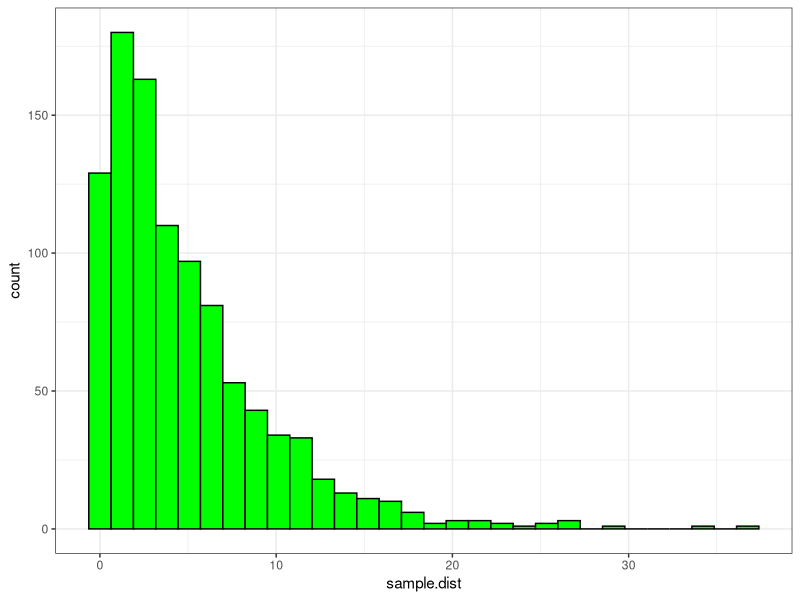
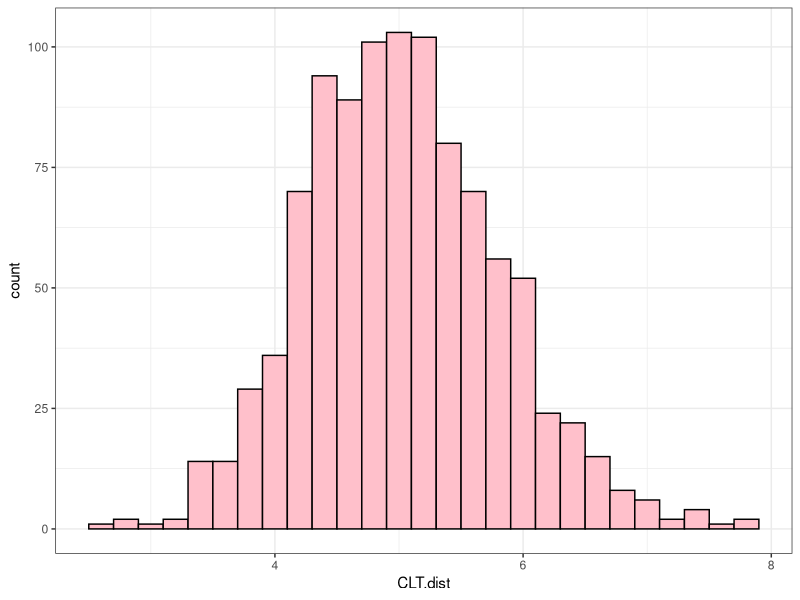
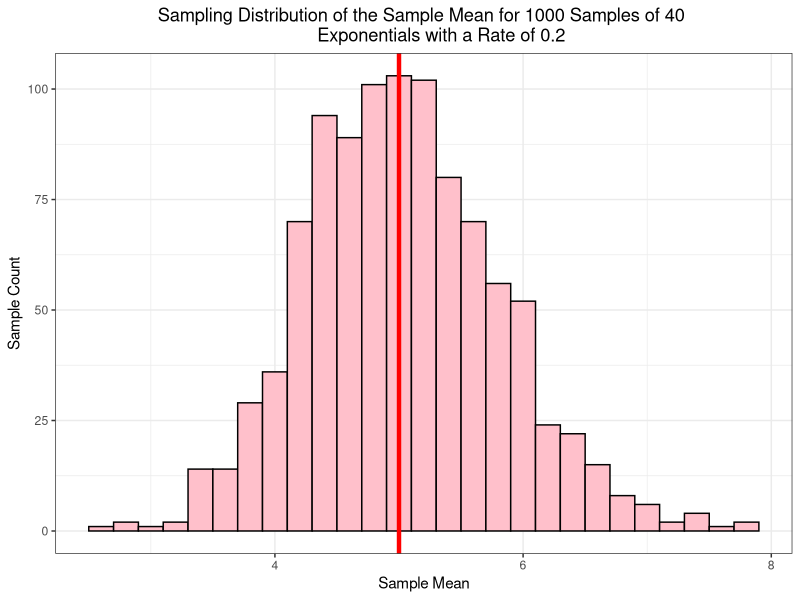
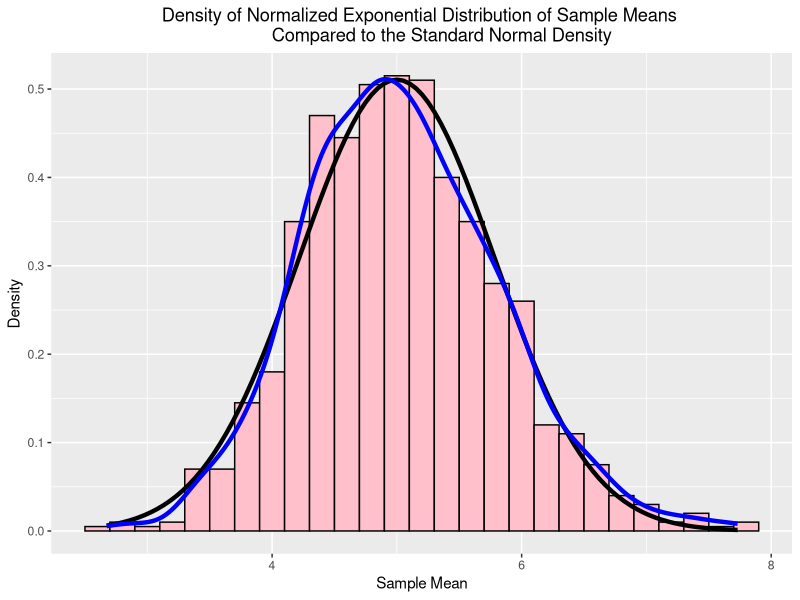

Source code (R) for these figures, in order:
## ---- chunk 1
library(ggplot2)
## ---- chunk 2
# the rate parameter
lamda <- 0.2

# the number of observations
n <- 1000

# Generating 1000 random exponential variables with lamda = 0.2 and storing it in 'sample.dist'
sample.dist <- rexp(n, lamda)
head(sample.dist,30)
## ---- chunk 3
# Plotting a histogram
sample.plot <- ggplot(NULL,aes(x=sample.dist)) + theme_bw() +
        geom_histogram(col="black",fill="green")
sample.plot
## ---- chunk 4
# Create an empty variable
CLT.dist <- NULL

# For each simulation, the mean of a new exponential distribution is calculated and appended to "CLT.dist" variable.
# This is done 1000 times
for(i in 1:1000){
        CLT.dist = c(CLT.dist,mean(rexp(40,rate = 0.2)))
}
head(CLT.dist,30)
## ---- chunk 5
# Plotting a histogram
CLT.plot <- ggplot(NULL, aes(CLT.dist)) + theme_bw() + 
        geom_histogram(col="black",fill="pink",binwidth = 0.20)
CLT.plot
## ---- chunk 6
sample.mean <- mean(sample.dist)
sample.mean
## ---- chunk 7
theoretical.mean <- 1/lamda
theoretical.mean
## ---- chunk 8
CLT.plot <- CLT.plot + geom_vline(xintercept=1/lamda,color="red",size=1.5) +
        labs(title="Sampling Distribution of the Sample Mean for 1000 Samples of 40 
        Exponentials with a Rate of 0.2 ", x="Sample Mean", y="Sample Count") +
        theme(plot.title = element_text(hjust = 0.5))
CLT.plot
## ---- chunk 9
sample.variance <- var(CLT.dist)
sample.variance
## ---- chunk 10
theoretical.variance <- ((1/lamda)/sqrt(40))^2
theoretical.variance
## ---- chunk 11
# Creating a data frame of the theoretical distribution data
CLT.df <- as.data.frame(CLT.dist)
# changing column name
colnames(CLT.df) = "x"
## ---- chunk 12
# The data frame CLT.df will be plotted with using the distribution values as its aesthetic
g <- ggplot(data = CLT.df, aes(x=CLT.dist))

# adding the histogram function with black borders and a pink fill
g <- g + geom_histogram(col="black", fill="pink", aes(y=..density..), binwidth=0.20)

# adding the function for plotting the density of a standard function with mean equal to the theoretical mean of the exponential distribution and
# standard deviation equal to the standard error of the mean.
g <- g + stat_function(fun=dnorm, args=list(mean=theoretical.mean, sd=sd(CLT.dist)), color="black", size=1.5)

# adding the function for plotting the density of the sample exponential distribution
g <- g + stat_density(geom="line",color="blue",size=1.5)

# adding the function for labels
g <- g + labs(x="Sample Mean", y="Density", title="Density of Normalized Exponential Distribution of Sample Means 
        Compared to the Standard Normal Density") +
        theme(plot.title = element_text(hjust=0.5)) # positions the plot title at the centre
g
